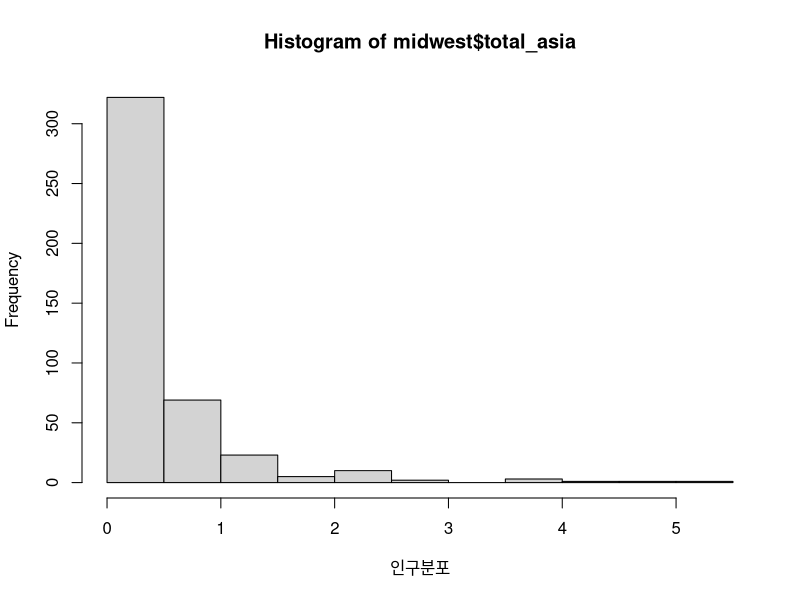
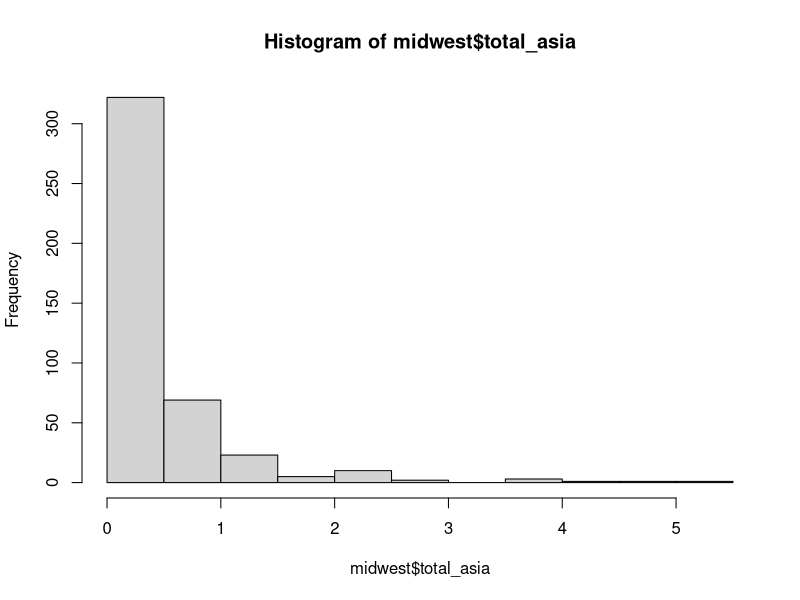
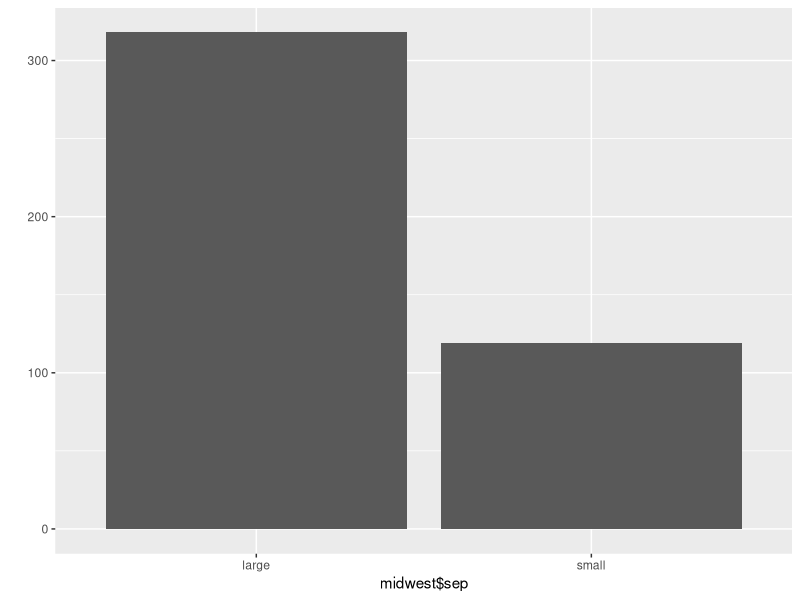

R code for these plots, in order: (Note: this script raises an error after producing the figures.)
# ggplot2 패키지에는 미국 동북중부 437개 지역의
# 인구통계 정보를 담은 midwest 라는 데이터가 들어있습니다.
# midwest 데이터를 사용해 데이터 분석 문제를 해결하시오
# 1. poptotal 변수를 total 로, popasian 변수를
# asian 으로 수정하세요
# 2. total, asian 변수를 이용해 '전체 인구 대비 아시아 인구
# 백분율 파생변수를 만들고, 히스토그램을 만들어 도시들이
# 어떻게 분포하는지 살펴보시오.
# 아시아 인구 백분율 전체 평균을 구하고, 평균 초과하고
# 'large' , 그 외에는 'small' 을 부여하는 파생변수를 만드시오.
# 'large' 와 'small'에 해당하는 지역이 얼마나 되는지 
# 빈도표와 빈도 막대 그래프를 만들어 확인해 보세요.
library(ggplot2)
midwest <- as.data.frame(ggplot2::midwest)
head(midwest)
tail(midwest)
midwest$total <- midwest$poptotal
midwest$asian <- midwest$popasian
midwest$total_asia <- (midwest$asia/midwest$total)*100
hist(midwest$total_asia,xlab ="인구분포")
summary(midwest)
midwest$sep <- ifelse(midwest$total_asia<mean(midwest$total_asia), 'large', 'small')
table(midwest$sep)
hist(x=midwest$total_asia)
qplot(midwest$sep)
write.csv(midwest, file = "update_midwest.csv")

midwest <- subset(midwest, select=-mean) ##삭제
